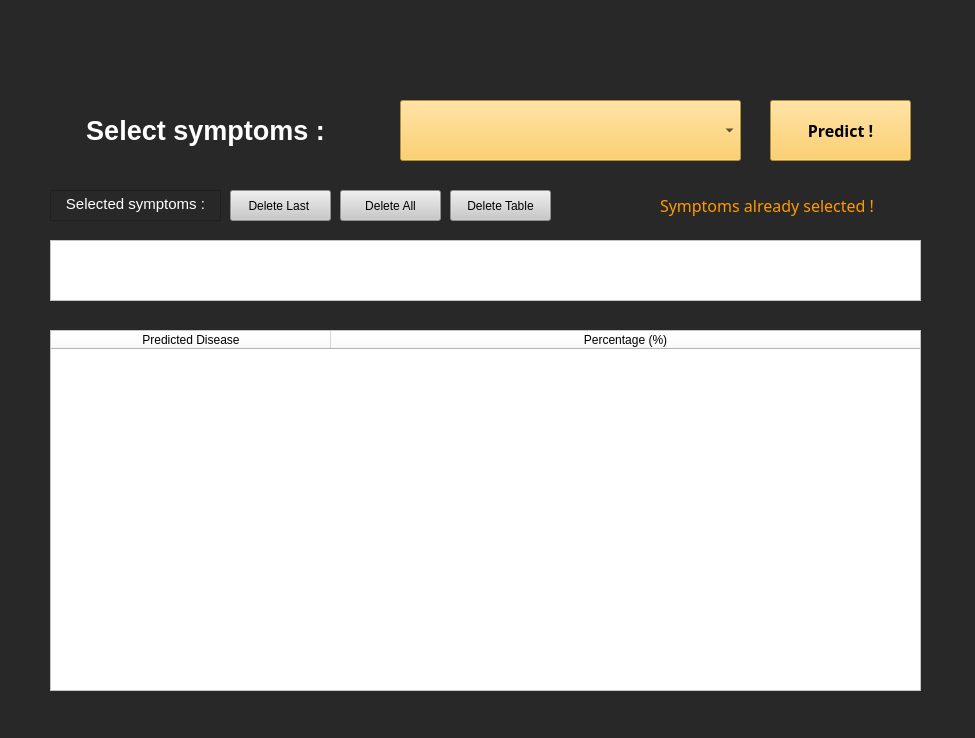
<?xml version="1.0" encoding="UTF-8"?>
<ui version="4.0">
 <class>MainWindow</class>
 <widget class="QMainWindow" name="MainWindow">
  <property name="geometry">
   <rect>
    <x>0</x>
    <y>0</y>
    <width>975</width>
    <height>738</height>
   </rect>
  </property>
  <property name="font">
   <font>
    <family>Dast Nevis</family>
    <pointsize>12</pointsize>
    <weight>50</weight>
    <bold>false</bold>
   </font>
  </property>
  <property name="windowTitle">
   <string>MainWindow</string>
  </property>
  <widget class="QWidget" name="centralwidget">
   <property name="styleSheet">
    <string notr="true">
background-color: rgb(40, 40, 40);
color : white;</string>
   </property>
   <widget class="QPushButton" name="predict_button">
    <property name="geometry">
     <rect>
      <x>770</x>
      <y>100</y>
      <width>141</width>
      <height>61</height>
     </rect>
    </property>
    <property name="font">
     <font>
      <family>Gadugi</family>
      <pointsize>12</pointsize>
      <weight>75</weight>
      <bold>true</bold>
     </font>
    </property>
    <property name="styleSheet">
     <string notr="true">background-color: rgb(255, 199, 69);
color : rgb(0, 0, 0);</string>
    </property>
    <property name="text">
     <string>Predict !</string>
    </property>
    <property name="iconSize">
     <size>
      <width>20</width>
      <height>20</height>
     </size>
    </property>
    <property name="checkable">
     <bool>true</bool>
    </property>
   </widget>
   <widget class="QTableWidget" name="prediction_table">
    <property name="geometry">
     <rect>
      <x>50</x>
      <y>330</y>
      <width>871</width>
      <height>361</height>
     </rect>
    </property>
    <property name="maximumSize">
     <size>
      <width>16777215</width>
      <height>361</height>
     </size>
    </property>
    <property name="styleSheet">
     <string notr="true">background-color: rgb(255, 255, 255);
color : rgb(0, 0, 0);</string>
    </property>
    <property name="verticalScrollBarPolicy">
     <enum>Qt::ScrollBarAsNeeded</enum>
    </property>
    <property name="horizontalScrollBarPolicy">
     <enum>Qt::ScrollBarAlwaysOff</enum>
    </property>
    <property name="sizeAdjustPolicy">
     <enum>QAbstractScrollArea::AdjustIgnored</enum>
    </property>
    <property name="selectionMode">
     <enum>QAbstractItemView::NoSelection</enum>
    </property>
    <property name="textElideMode">
     <enum>Qt::ElideMiddle</enum>
    </property>
    <property name="sortingEnabled">
     <bool>false</bool>
    </property>
    <property name="wordWrap">
     <bool>true</bool>
    </property>
    <property name="cornerButtonEnabled">
     <bool>false</bool>
    </property>
    <property name="rowCount">
     <number>0</number>
    </property>
    <property name="columnCount">
     <number>2</number>
    </property>
    <attribute name="horizontalHeaderCascadingSectionResizes">
     <bool>true</bool>
    </attribute>
    <attribute name="horizontalHeaderDefaultSectionSize">
     <number>280</number>
    </attribute>
    <attribute name="horizontalHeaderMinimumSectionSize">
     <number>30</number>
    </attribute>
    <attribute name="horizontalHeaderStretchLastSection">
     <bool>true</bool>
    </attribute>
    <attribute name="verticalHeaderVisible">
     <bool>false</bool>
    </attribute>
    <column>
     <property name="text">
      <string>Predicted Disease</string>
     </property>
    </column>
    <column>
     <property name="text">
      <string>Percentage (%)</string>
     </property>
    </column>
   </widget>
   <widget class="QTextBrowser" name="selected_symptoms">
    <property name="geometry">
     <rect>
      <x>50</x>
      <y>240</y>
      <width>871</width>
      <height>61</height>
     </rect>
    </property>
    <property name="styleSheet">
     <string notr="true">background-color: rgb(255, 255, 255);
color : rgb(0, 0, 0);</string>
    </property>
   </widget>
   <widget class="QLabel" name="select_symptoms_text">
    <property name="geometry">
     <rect>
      <x>50</x>
      <y>110</y>
      <width>311</width>
      <height>41</height>
     </rect>
    </property>
    <property name="font">
     <font>
      <pointsize>20</pointsize>
      <weight>75</weight>
      <bold>true</bold>
     </font>
    </property>
    <property name="text">
     <string>Select symptoms :</string>
    </property>
    <property name="alignment">
     <set>Qt::AlignCenter</set>
    </property>
    <property name="wordWrap">
     <bool>false</bool>
    </property>
   </widget>
   <widget class="QComboBox" name="symptoms">
    <property name="geometry">
     <rect>
      <x>400</x>
      <y>100</y>
      <width>341</width>
      <height>61</height>
     </rect>
    </property>
    <property name="font">
     <font>
      <family>Compset</family>
      <weight>50</weight>
      <bold>false</bold>
     </font>
    </property>
    <property name="styleSheet">
     <string notr="true">color : rgb(0, 0, 0);
background-color: rgb(255, 199, 69);</string>
    </property>
    <property name="editable">
     <bool>false</bool>
    </property>
   </widget>
   <widget class="QTextBrowser" name="selected_symptoms_text">
    <property name="geometry">
     <rect>
      <x>50</x>
      <y>190</y>
      <width>171</width>
      <height>31</height>
     </rect>
    </property>
    <property name="font">
     <font>
      <pointsize>10</pointsize>
     </font>
    </property>
    <property name="layoutDirection">
     <enum>Qt::LeftToRight</enum>
    </property>
    <property name="verticalScrollBarPolicy">
     <enum>Qt::ScrollBarAlwaysOff</enum>
    </property>
    <property name="horizontalScrollBarPolicy">
     <enum>Qt::ScrollBarAlwaysOff</enum>
    </property>
    <property name="html">
     <string>&lt;!DOCTYPE HTML PUBLIC &quot;-//W3C//DTD HTML 4.0//EN&quot; &quot;http://www.w3.org/TR/REC-html40/strict.dtd&quot;&gt;
&lt;html&gt;&lt;head&gt;&lt;meta name=&quot;qrichtext&quot; content=&quot;1&quot; /&gt;&lt;style type=&quot;text/css&quot;&gt;
p, li { white-space: pre-wrap; }
&lt;/style&gt;&lt;/head&gt;&lt;body style=&quot; font-family:'MS Shell Dlg 2'; font-size:10pt; font-weight:400; font-style:normal;&quot;&gt;
&lt;p align=&quot;center&quot; style=&quot; margin-top:0px; margin-bottom:0px; margin-left:0px; margin-right:0px; -qt-block-indent:0; text-indent:0px;&quot;&gt;&lt;span style=&quot; font-family:'Dast Nevis'; font-size:11pt;&quot;&gt;Selected symptoms :&lt;/span&gt;&lt;/p&gt;&lt;/body&gt;&lt;/html&gt;</string>
    </property>
    <property name="acceptRichText">
     <bool>false</bool>
    </property>
   </widget>
   <widget class="QPushButton" name="delete_last">
    <property name="geometry">
     <rect>
      <x>230</x>
      <y>190</y>
      <width>101</width>
      <height>31</height>
     </rect>
    </property>
    <property name="font">
     <font>
      <pointsize>9</pointsize>
      <weight>50</weight>
      <bold>false</bold>
     </font>
    </property>
    <property name="styleSheet">
     <string notr="true">background-color: rgb(200, 200, 200);
color : rgb(0, 0, 0);</string>
    </property>
    <property name="text">
     <string>Delete Last </string>
    </property>
   </widget>
   <widget class="QLabel" name="symptom_error">
    <property name="geometry">
     <rect>
      <x>660</x>
      <y>190</y>
      <width>261</width>
      <height>31</height>
     </rect>
    </property>
    <property name="font">
     <font>
      <family>Vazir</family>
      <pointsize>12</pointsize>
     </font>
    </property>
    <property name="styleSheet">
     <string notr="true">
color: rgb(255, 153, 0);</string>
    </property>
    <property name="text">
     <string>Symptoms already selected !</string>
    </property>
   </widget>
   <widget class="QPushButton" name="delete_all">
    <property name="geometry">
     <rect>
      <x>340</x>
      <y>190</y>
      <width>101</width>
      <height>31</height>
     </rect>
    </property>
    <property name="font">
     <font>
      <pointsize>9</pointsize>
      <weight>50</weight>
      <bold>false</bold>
     </font>
    </property>
    <property name="styleSheet">
     <string notr="true">background-color: rgb(200, 200, 200);
color : rgb(0, 0, 0);</string>
    </property>
    <property name="text">
     <string>Delete All</string>
    </property>
   </widget>
   <widget class="QPushButton" name="delete_table">
    <property name="geometry">
     <rect>
      <x>450</x>
      <y>190</y>
      <width>101</width>
      <height>31</height>
     </rect>
    </property>
    <property name="font">
     <font>
      <pointsize>9</pointsize>
      <weight>50</weight>
      <bold>false</bold>
     </font>
    </property>
    <property name="styleSheet">
     <string notr="true">background-color: rgb(200, 200, 200);
color : rgb(0, 0, 0);</string>
    </property>
    <property name="text">
     <string>Delete Table</string>
    </property>
   </widget>
  </widget>
 </widget>
 <resources/>
 <connections/>
</ui>
